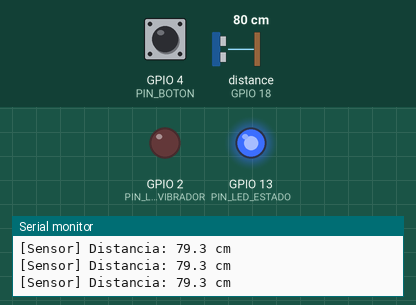
Recording of a sketch running on a simulated ESP32. Parts: output pins drawn as LEDs (lit = HIGH), the last lines printed to the serial monitor. Wiring (from diagram.json): ultrasonic range finder: trigger GPIO 5; echo GPIO 18. Inputs (shaded band) come from the test bench; at power-on: distance to the obstacle (sensor on GPIO 18) 80 cm, GPIO 4 (PIN_BOTON) HIGH. The echo pulse lasts 58.3 µs per cm; WiFi joins after 1.5 s; servers stay silent unless stated; uploads are accepted with an empty reply; pins used as bus, display or sensor lines are not drawn.

Above: at 2.7 s.
2.8 s: distance to the obstacle (sensor on GPIO 18) set to 54 cm
4.3 s: distance to the obstacle (sensor on GPIO 18) set to 47 cm
At 5.7 s:
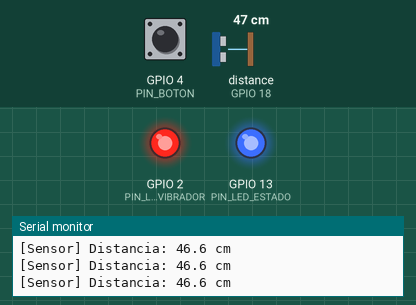
7.8 s: distance to the obstacle (sensor on GPIO 18) set to 60 cm
At 8.6 s:
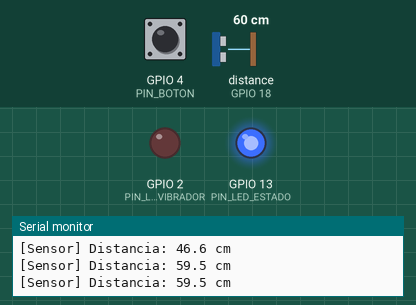
10.2 s: distance to the obstacle (sensor on GPIO 18) set to 2 cm
At 11.5 s:
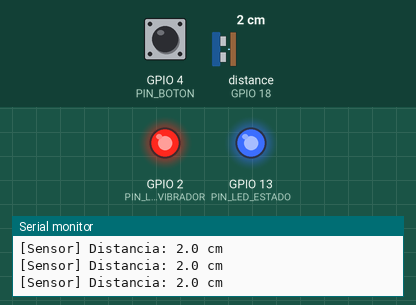
Timing chart, 0 to 12.8 s (numbered marks = the images above; inputs shaded):
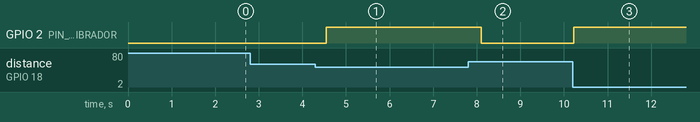

Measured:
- the behaviour switches between 51 and 50 cm on distance to the obstacle (sensor on GPIO 18) (found by bisection; images 0 and 1)
- after the input at 4.3 s, GPIO 2 (PIN_LED_VIBRADOR): LOW → HIGH after 0.25 s
- after the input at 7.8 s, GPIO 2 (PIN_LED_VIBRADOR): HIGH → LOW after 0.30 s
- after the input at 10.2 s, GPIO 2 (PIN_LED_VIBRADOR): LOW → HIGH at once

The sketch:

sketch.ino
```cpp
/*
 * SmartCane AI — ESP32 Maestro (Simulación Wokwi)
 * Avance 1: Wokwi → JSON → Ngrok → Spring Boot → Strategy → Supabase
 *
 * INSTRUCCIONES:
 * 1. Antes de correr en Wokwi, reemplaza NGROK_URL con la URL real de Ngrok.
 *    Ejemplo: "https://abc123.ngrok-free.app"
 * 2. Las credenciales WiFi para Wokwi pueden ser cualquier cosa (usa el WiFi simulado).
 * 3. Para simular obstáculo: en Wokwi, haz clic en el sensor HC-SR04 y reduce la distancia.
 * 4. Para simular modo activo: presiona el botón verde en el diagrama.
 */

#include <WiFi.h>
#include <HTTPClient.h>
#include <ArduinoJson.h>

// ══════════════════════════════════════════
//  CONFIGURACIÓN — EDITAR ANTES DE CORRER
// ══════════════════════════════════════════
const char* SSID           = "Wokwi-GUEST";   // Red simulada de Wokwi (no cambiar en simulación)
const char* PASSWORD       = "";               // Sin contraseña en Wokwi
const char* NGROK_URL      = "REEMPLAZAR_CON_TU_URL_NGROK"; // ej: https://abc.ngrok-free.app
const char* ENDPOINT       = "/api/v1/eventos";

// ══════════════════════════════════════════
//  PINES
// ══════════════════════════════════════════
const int PIN_TRIGGER      = 5;
const int PIN_ECHO         = 18;
const int PIN_BOTON        = 4;
const int PIN_LED_VIBRADOR = 2;   // Simula motor vibrador (LED rojo)
const int PIN_LED_ESTADO   = 13;  // LED azul: estado WiFi/conexión

// ══════════════════════════════════════════
//  UMBRALES
// ══════════════════════════════════════════
const float UMBRAL_DISTANCIA_CM = 50.0;  // Obstáculo si < 50 cm
const int   DELAY_LECTURA_MS    = 300;   // Cada cuánto lee el sensor

// ══════════════════════════════════════════
//  ESTADO
// ══════════════════════════════════════════
bool modoActivoSolicitado = false;
bool obstaculoDetectado   = false;

// ══════════════════════════════════════════
//  SETUP
// ══════════════════════════════════════════
void setup() {
  Serial.begin(115200);

  pinMode(PIN_TRIGGER,      OUTPUT);
  pinMode(PIN_ECHO,         INPUT);
  pinMode(PIN_BOTON,        INPUT_PULLUP);
  pinMode(PIN_LED_VIBRADOR, OUTPUT);
  pinMode(PIN_LED_ESTADO,   OUTPUT);

  Serial.println("[SmartCane] Iniciando...");
  conectarWiFi();
}

// ══════════════════════════════════════════
//  LOOP PRINCIPAL
// ══════════════════════════════════════════
void loop() {
  float distancia = medirDistanciaCm();
  Serial.printf("[Sensor] Distancia: %.1f cm\n", distancia);

  // — Modo Pasivo: obstáculo detectado automáticamente
  if (distancia < UMBRAL_DISTANCIA_CM && distancia > 0) {
    if (!obstaculoDetectado) {
      obstaculoDetectado = true;
      activarVibrador(true);
      Serial.println("[PASIVO] Obstáculo detectado. Enviando telemetría...");
      enviarEvento("PASIVO", distancia, "");
    }
  } else {
    obstaculoDetectado = false;
    activarVibrador(false);
  }

  // — Modo Activo: usuario presionó el botón
  if (digitalRead(PIN_BOTON) == LOW && !modoActivoSolicitado) {
    modoActivoSolicitado = true;
    Serial.println("[ACTIVO] Botón presionado. Solicitando análisis de IA...");

    // En hardware real: aquí se enviaría señal Serial al ESP32-CAM
    // En simulación: enviamos con una imagen base64 de ejemplo vacía
    String imagenSimulada = ""; // En el Avance 2 viene del ESP32-CAM real
    enviarEvento("ACTIVO", distancia, imagenSimulada);

    delay(2000); // Debounce
    modoActivoSolicitado = false;
  }

  delay(DELAY_LECTURA_MS);
}

// ══════════════════════════════════════════
//  FUNCIONES
// ══════════════════════════════════════════

void conectarWiFi() {
  Serial.printf("[WiFi] Conectando a %s", SSID);
  WiFi.begin(SSID, PASSWORD);

  int intentos = 0;
  while (WiFi.status() != WL_CONNECTED && intentos < 20) {
    delay(500);
    Serial.print(".");
    intentos++;
  }

  if (WiFi.status() == WL_CONNECTED) {
    Serial.printf("\n[WiFi] Conectado. IP: %s\n", WiFi.localIP().toString().c_str());
    digitalWrite(PIN_LED_ESTADO, HIGH);
  } else {
    Serial.println("\n[WiFi] ERROR: No se pudo conectar.");
    digitalWrite(PIN_LED_ESTADO, LOW);
  }
}

float medirDistanciaCm() {
  digitalWrite(PIN_TRIGGER, LOW);
  delayMicroseconds(2);
  digitalWrite(PIN_TRIGGER, HIGH);
  delayMicroseconds(10);
  digitalWrite(PIN_TRIGGER, LOW);

  long duracion = pulseIn(PIN_ECHO, HIGH, 30000);
  if (duracion == 0) return 999.0; // Sin respuesta = sin obstáculo
  return duracion * 0.034 / 2.0;
}

void activarVibrador(bool activar) {
  digitalWrite(PIN_LED_VIBRADOR, activar ? HIGH : LOW);
}

void enviarEvento(String modo, float distanciaCm, String imagenBase64) {
  if (WiFi.status() != WL_CONNECTED) {
    Serial.println("[HTTP] Sin WiFi. Reintentando conexión...");
    conectarWiFi();
    return;
  }

  String url = String(NGROK_URL) + String(ENDPOINT);

  // Construir JSON
  StaticJsonDocument<1024> doc;
  doc["modo"]        = modo;
  doc["distanciaCm"] = distanciaCm;
  if (imagenBase64.length() > 0) {
    doc["imagenUrl"] = imagenBase64;
  }

  String jsonBody;
  serializeJson(doc, jsonBody);

  Serial.printf("[HTTP] POST %s\n", url.c_str());
  Serial.printf("[HTTP] Body: %s\n", jsonBody.c_str());

  HTTPClient http;
  http.begin(url);
  http.addHeader("Content-Type", "application/json");

  int codigoRespuesta = http.POST(jsonBody);

  if (codigoRespuesta > 0) {
    String respuesta = http.getString();
    Serial.printf("[HTTP] Respuesta %d: %s\n", codigoRespuesta, respuesta.c_str());
  } else {
    Serial.printf("[HTTP] ERROR: %s\n", http.errorToString(codigoRespuesta).c_str());
  }

  http.end();
}
```
